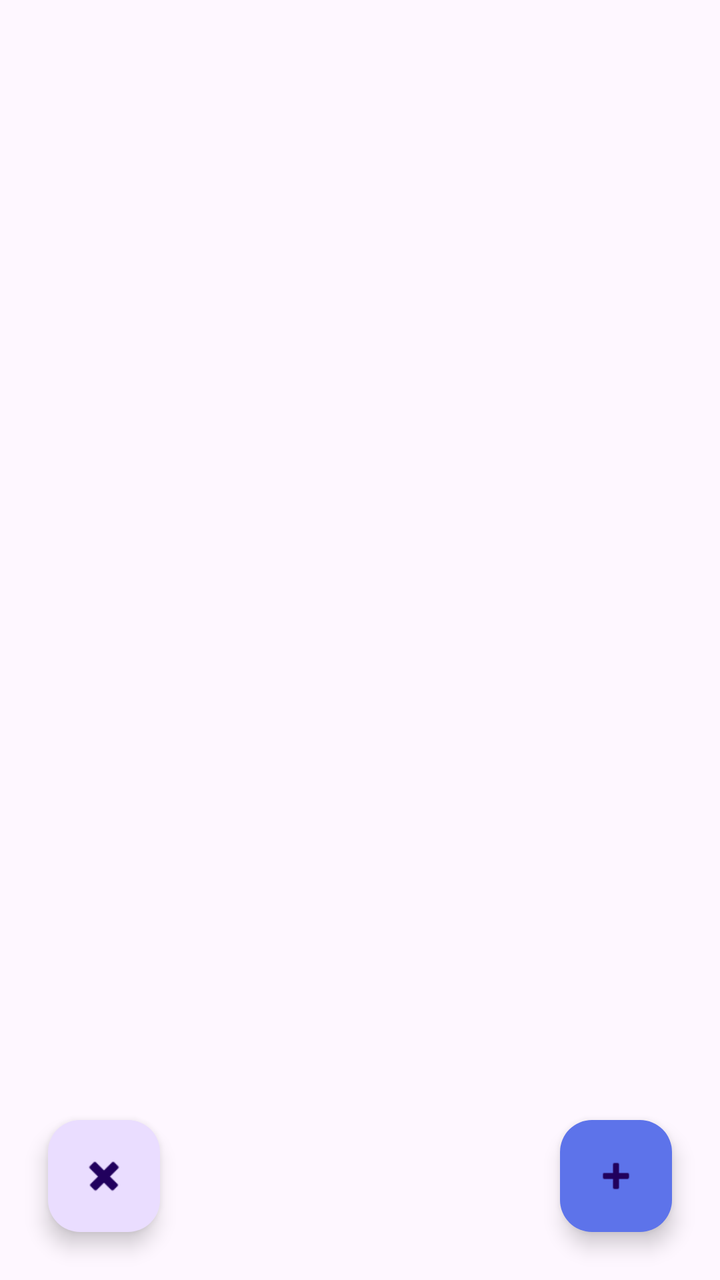
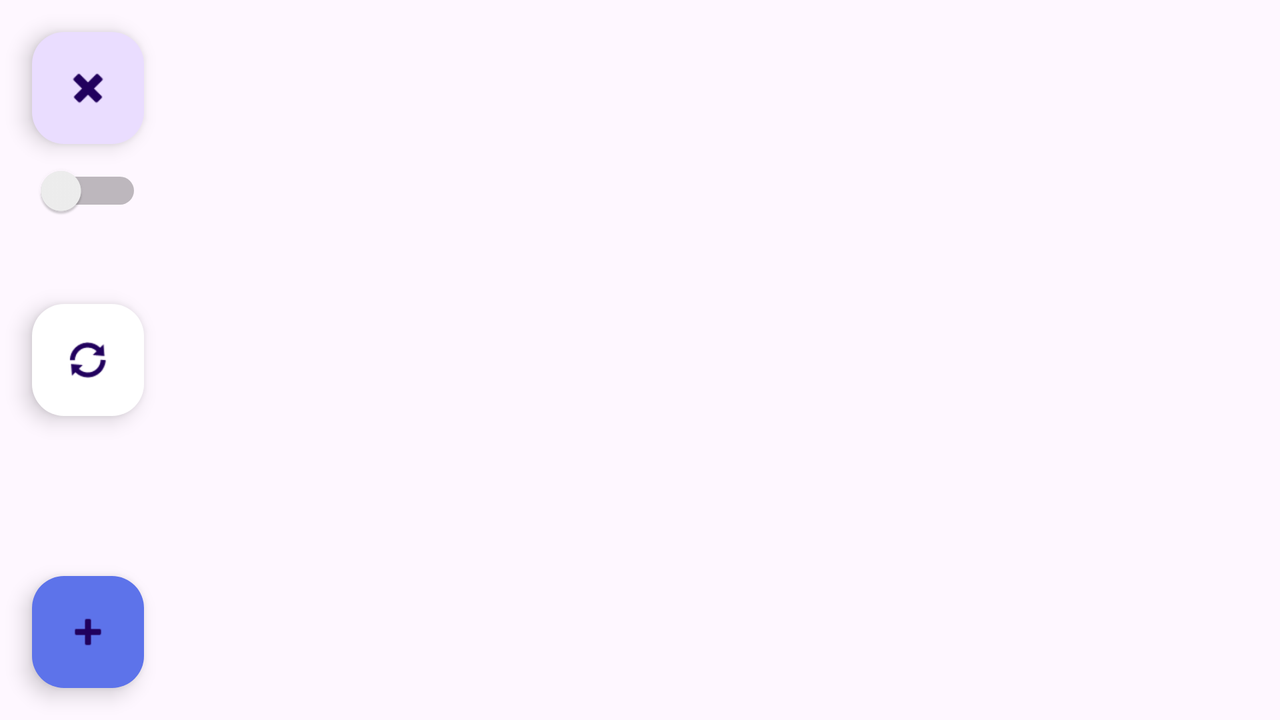

The same Android screen from two of the app's own layout files: first res/layout/ as a phone draws it, then the repository's variant for another configuration, drawn on a device whose configuration selects that folder. Both files follow.
<!-- AndroidManifest.xml: application theme Theme.UsersDB -->
<!-- res/layout/activity_main.xml -->
<?xml version="1.0" encoding="utf-8"?>
<androidx.constraintlayout.widget.ConstraintLayout xmlns:android="http://schemas.android.com/apk/res/android"
    xmlns:app="http://schemas.android.com/apk/res-auto"
    xmlns:tools="http://schemas.android.com/tools"
    android:layout_width="match_parent"
    android:layout_height="match_parent"
    tools:context=".ui.main.MainActivity">

    <androidx.recyclerview.widget.RecyclerView
        android:id="@+id/users_rv"
        android:layout_width="match_parent"
        android:layout_height="match_parent"
        tools:listitem="@layout/user_item_layout"
        app:layout_constraintBottom_toBottomOf="parent"
        app:layout_constraintEnd_toEndOf="parent"
        app:layout_constraintStart_toStartOf="parent"
        app:layout_constraintTop_toTopOf="parent" />

    <com.google.android.material.floatingactionbutton.FloatingActionButton
        android:id="@+id/add_btn"
        android:layout_width="wrap_content"
        android:layout_height="wrap_content"
        app:backgroundTint="#5D73EA"
        android:clickable="true"
        android:layout_margin="24dp"
        android:src="@android:drawable/ic_input_add"
        app:layout_constraintBottom_toBottomOf="parent"
        app:layout_constraintEnd_toEndOf="parent" />

    <com.google.android.material.floatingactionbutton.FloatingActionButton
        android:id="@+id/delete_btn"
        android:layout_width="wrap_content"
        android:layout_margin="24dp"
        android:layout_height="wrap_content"
        android:clickable="true"
        android:src="@android:drawable/ic_delete"
        app:layout_constraintBottom_toBottomOf="parent"
        app:layout_constraintStart_toStartOf="parent" />
</androidx.constraintlayout.widget.ConstraintLayout>
<!-- res/layout/user_item_layout.xml (included above) -->
<?xml version="1.0" encoding="utf-8"?>
<androidx.constraintlayout.widget.ConstraintLayout xmlns:android="http://schemas.android.com/apk/res/android"
    xmlns:tools="http://schemas.android.com/tools"
    android:layout_width="match_parent"
    android:layout_height="70dp"

    android:layout_marginVertical="2dp"
    xmlns:app="http://schemas.android.com/apk/res-auto">

    <androidx.cardview.widget.CardView
        android:layout_width="match_parent"
        android:layout_height="match_parent"
        android:layout_marginHorizontal="3dp"
        app:cardCornerRadius="10dp"

        android:layout_marginVertical="2dp"
        android:elevation="5dp">

        <androidx.constraintlayout.widget.ConstraintLayout
            android:id="@+id/parent_lay"

            android:layout_width="match_parent"
            android:layout_height="match_parent">


            <TextView
                android:id="@+id/name_txt"
                android:layout_width="wrap_content"
                android:layout_height="wrap_content"
                android:layout_marginStart="16dp"
                android:text="محمد"
                android:textStyle="bold"
                app:layout_constraintBottom_toBottomOf="@+id/textView4"
                app:layout_constraintStart_toEndOf="@+id/textView4"
                app:layout_constraintTop_toTopOf="@+id/textView4" />

            <TextView
                android:id="@+id/textView3"
                android:layout_width="wrap_content"
                android:layout_height="wrap_content"
                android:text="@string/age"
                app:layout_constraintBottom_toBottomOf="parent"
                app:layout_constraintStart_toStartOf="@+id/textView4"
                app:layout_constraintTop_toBottomOf="@+id/textView4" />

            <TextView
                android:layout_width="wrap_content"
                android:layout_height="wrap_content"
                android:layout_margin="5dp"
                android:text=":"
                app:layout_constraintBottom_toBottomOf="@+id/textView4"
                app:layout_constraintStart_toEndOf="@id/textView4"
                app:layout_constraintTop_toTopOf="@+id/textView4" />

            <TextView
                android:id="@+id/textView"
                android:layout_width="wrap_content"
                android:layout_height="wrap_content"
                android:layout_margin="5dp"
                android:layout_marginStart="13dp"
                android:text=":"
                app:layout_constraintBottom_toBottomOf="@+id/textView5"
                app:layout_constraintStart_toEndOf="@+id/textView5"
                app:layout_constraintTop_toTopOf="@+id/textView5" />

            <TextView
                android:layout_width="wrap_content"
                android:layout_height="wrap_content"
                android:layout_margin="5dp"
                android:text=":"
                app:layout_constraintBottom_toBottomOf="@+id/textView8"
                app:layout_constraintStart_toEndOf="@+id/textView8"
                app:layout_constraintTop_toTopOf="@+id/textView8" />

            <TextView
                android:layout_width="wrap_content"
                android:layout_height="wrap_content"
                android:layout_margin="5dp"
                android:text=":"
                app:layout_constraintBottom_toBottomOf="@+id/textView3"
                app:layout_constraintStart_toEndOf="@+id/textView3"
                app:layout_constraintTop_toTopOf="@+id/textView3" />



            <TextView
                android:id="@+id/textView4"
                android:layout_width="wrap_content"
                android:layout_height="wrap_content"
                android:layout_marginTop="12dp"
                android:layout_marginStart="12dp"
                android:text="@string/name"
                app:layout_constraintStart_toStartOf="parent"
                app:layout_constraintTop_toTopOf="parent" />

            <TextView
                android:id="@+id/textView5"
                android:layout_width="wrap_content"
                android:layout_height="wrap_content"
                android:layout_marginStart="150dp"
                android:layout_marginTop="12dp"
                android:text="@string/family"
                app:layout_constraintStart_toStartOf="parent"
                app:layout_constraintTop_toTopOf="parent" />

            <TextView
                android:id="@+id/family_txt"
                android:layout_width="wrap_content"
                android:layout_height="wrap_content"
                android:layout_marginStart="16dp"

                android:textStyle="bold"
                android:text="گوهری"
                app:layout_constraintBottom_toBottomOf="@+id/textView5"
                app:layout_constraintStart_toEndOf="@+id/textView5"
                app:layout_constraintTop_toTopOf="@+id/textView5" />

            <TextView
                android:id="@+id/age_txt"
                android:layout_width="wrap_content"
                android:layout_height="wrap_content"

                android:textStyle="bold"
                android:layout_marginStart="16dp"
                android:text="27"
                app:layout_constraintBottom_toBottomOf="@+id/textView3"
                app:layout_constraintStart_toEndOf="@+id/textView3"
                app:layout_constraintTop_toTopOf="@+id/textView3" />

            <TextView
                android:id="@+id/textView8"
                android:layout_width="wrap_content"
                android:layout_height="wrap_content"
                android:text="@string/national_number"
                app:layout_constraintBottom_toBottomOf="parent"
                app:layout_constraintStart_toStartOf="@+id/textView5"
                app:layout_constraintTop_toBottomOf="@+id/textView5" />

            <TextView
                android:id="@+id/national_number_txt"
                android:layout_width="wrap_content"
                android:layout_height="wrap_content"
                android:layout_marginStart="16dp"
                android:text="4560204837"

                android:textStyle="bold"
                app:layout_constraintBottom_toBottomOf="@+id/textView8"
                app:layout_constraintStart_toEndOf="@+id/textView8"
                app:layout_constraintTop_toTopOf="@+id/textView8" />

            <CheckBox
                android:id="@+id/checkBox2"
                android:layout_width="30dp"
                android:layout_height="30dp"
                app:layout_constraintBottom_toBottomOf="parent"
                app:layout_constraintEnd_toEndOf="parent" />

            <TextView
                android:id="@+id/dateBtn"
                android:layout_width="wrap_content"
                android:layout_height="wrap_content"
                android:layout_margin="10dp"
                android:text="@string/date"
                app:layout_constraintEnd_toEndOf="parent"
                app:layout_constraintTop_toTopOf="parent" />

        </androidx.constraintlayout.widget.ConstraintLayout>

    </androidx.cardview.widget.CardView>
</androidx.constraintlayout.widget.ConstraintLayout>
<!-- resources referenced by this layout -->
<resources>
  <string name="age">سن</string>
  <string name="date">تاریخ</string>
  <string name="family">نام خانوادگی</string>
  <string name="name">نام</string>
  <string name="national_number">شماره ملی</string>
  <style name="Theme.UsersDB" parent="Base.Theme.UsersDB" />
  <style name="Base.Theme.UsersDB" parent="Theme.Material3.DayNight.NoActionBar">
          
  
  
          
          <item name="android:textColor">@color/textColor</item>
  
          
          <item name="android:editTextColor">@color/editTextColor</item>
  
          
          <item name="android:textColorHint">@color/colorHint</item>
  
          
          <item name="android:colorButtonNormal">@color/colorButtonLight</item>
          <item name="android:button">@color/colorButtonLight</item>
  
          
          <item name="colorControlActivated">@color/colorSwitchLight</item>
          <item name="colorControlNormal">@color/colorSwitchLight</item>
  
  
  
          
      </style>
  <color name="textColor">#323232</color>
  <color name="editTextColor">#CCCCCC</color>
  <color name="colorHint">#756A6A</color>
  <color name="colorButtonLight">#FFFF00</color>
  <color name="colorSwitchLight">#FFFF00</color>
</resources>
<!-- res/layout-land/activity_main.xml (the repository's variant of the layout above) -->
<!-- drawn on the phone turned sideways -->
<?xml version="1.0" encoding="utf-8"?>
<androidx.constraintlayout.widget.ConstraintLayout xmlns:android="http://schemas.android.com/apk/res/android"
    xmlns:app="http://schemas.android.com/apk/res-auto"
    xmlns:tools="http://schemas.android.com/tools"
    android:layout_width="match_parent"
    android:layout_height="match_parent"
    android:id="@+id/users_parent"
    android:layoutDirection="locale"
    tools:context=".ui.main.MainActivity">

    <Switch
        android:id="@+id/switch3"
        android:layout_width="wrap_content"
        android:layout_height="wrap_content"
        android:layout_marginTop="10dp"
        app:layout_constraintEnd_toEndOf="@+id/delete_btn"
        app:layout_constraintStart_toStartOf="@+id/delete_btn"
        app:layout_constraintTop_toBottomOf="@+id/delete_btn"
        tools:ignore="UseSwitchCompatOrMaterialXml" />

    <androidx.recyclerview.widget.RecyclerView
        android:id="@+id/users_rv"
        android:layout_width="match_parent"
        android:layout_marginStart="80dp"
        android:layout_height="match_parent"
        app:layout_constraintBottom_toBottomOf="parent"
        app:layout_constraintEnd_toEndOf="parent"
        app:layout_constraintHorizontal_bias="1.0"
        app:layout_constraintStart_toStartOf="parent"
        app:layout_constraintTop_toTopOf="parent"
        app:layout_constraintVertical_bias="0.0"
        tools:listitem="@layout/user_item_layout" />

    <com.google.android.material.floatingactionbutton.FloatingActionButton
        android:id="@+id/add_btn"
        android:layout_width="wrap_content"
        android:layout_height="wrap_content"
        android:layout_margin="16dp"
        android:clickable="true"
        android:src="@android:drawable/ic_input_add"
        app:backgroundTint="#5D73EA"
        app:layout_constraintBottom_toBottomOf="parent"
        app:layout_constraintStart_toStartOf="parent" />

    <com.google.android.material.floatingactionbutton.FloatingActionButton
        android:id="@+id/delete_btn"
        android:layout_width="wrap_content"
        android:layout_height="wrap_content"
        android:layout_margin="16dp"
        android:clickable="true"
        android:src="@android:drawable/ic_delete"
        app:layout_constraintStart_toStartOf="parent"
        app:layout_constraintTop_toTopOf="parent" />

    <com.google.android.material.floatingactionbutton.FloatingActionButton
        android:id="@+id/lang_btn"
        android:layout_width="wrap_content"
        android:layout_height="wrap_content"
        android:layout_margin="16dp"
        android:clickable="true"
        app:backgroundTint="@color/white"
        app:layout_constraintBottom_toTopOf="@+id/add_btn"
        app:layout_constraintStart_toStartOf="parent"
        app:layout_constraintTop_toBottomOf="@+id/delete_btn"
        app:srcCompat="@android:drawable/ic_popup_sync" />
</androidx.constraintlayout.widget.ConstraintLayout>
<!-- resources referenced by the variant -->
<!-- as the phone turned sideways resolves them -->
<resources>
  <color name="white">#FFFFFFFF</color>
  <string name="age">سن</string>
  <string name="date">تاریخ</string>
  <string name="family">نام خانوادگی</string>
  <string name="name">نام</string>
  <string name="national_number">شماره ملی</string>
  <style name="Theme.UsersDB" parent="Base.Theme.UsersDB" />
  <style name="Base.Theme.UsersDB" parent="Theme.Material3.DayNight.NoActionBar">
          
  
  
          
          <item name="android:textColor">@color/textColor</item>
  
          
          <item name="android:editTextColor">@color/editTextColor</item>
  
          
          <item name="android:textColorHint">@color/colorHint</item>
  
          
          <item name="android:colorButtonNormal">@color/colorButtonLight</item>
          <item name="android:button">@color/colorButtonLight</item>
  
          
          <item name="colorControlActivated">@color/colorSwitchLight</item>
          <item name="colorControlNormal">@color/colorSwitchLight</item>
  
  
  
          
      </style>
  <color name="textColor">#323232</color>
  <color name="editTextColor">#CCCCCC</color>
  <color name="colorHint">#756A6A</color>
  <color name="colorButtonLight">#FFFF00</color>
  <color name="colorSwitchLight">#FFFF00</color>
</resources>
